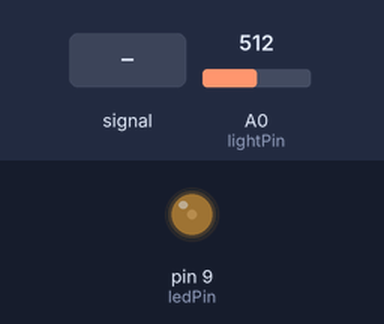
A sketch run on a simulated Arduino Uno, built with avr-gcc and run on an emulated ATmega328P. Shown: output pins drawn as LEDs (lit = HIGH). The inputs (shaded band) are chosen by the test bench; at power-on: A0 (lightPin) = 512. What the sketch prints to the serial monitor is not drawn.

Above: at 1.2 s.
1.3 s: A0 (lightPin) fed a 200 Hz sine of ±255 counts around its level
4.3 s: A0 (lightPin) set to 306
At 4.6 s:
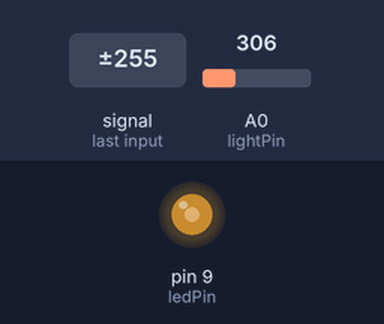
5.8 s: A0 (lightPin) set to 511
At 6.8 s:
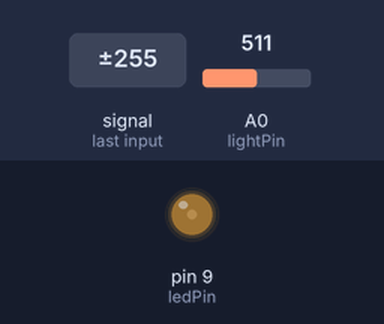
7.3 s: A0 (lightPin) set to 640
At 8.0 s:
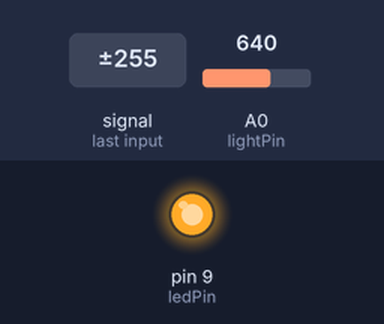
Timing chart, 0 to 9.8 s (numbered marks = the images above; inputs shaded):
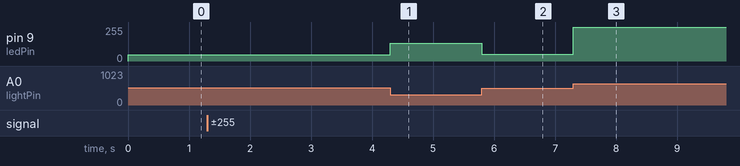

The sketch:

07-2_Light_PWM_LED.ino
```cpp
#define BRIGHT_MAX  630

const int ledPin = 9;
const int lightPin = A0;
void setup() {
  Serial.begin(115200);
  while(!Serial);
  pinMode(ledPin, OUTPUT);
}

void loop() {
  int value;

  value = analogRead(lightPin);
  Serial.println(value);
  analogWrite(ledPin, map(value, 0, BRIGHT_MAX, 255, 0));
}
```

Measured:
- after the input at 4.3 s, pin 9 (ledPin): 48/255 → 132/255 at once
- after the input at 5.8 s, pin 9 (ledPin): 132/255 → 49/255 at once
- after the input at 7.3 s, pin 9 (ledPin): 49/255 → 255/255 at once
